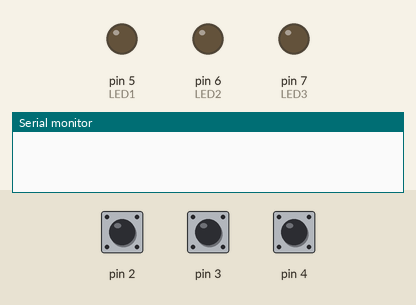
The sketch below on a simulated Arduino Uno, built with avr-gcc and run on an emulated ATmega328P. Parts: output pins drawn as LEDs (lit = HIGH), the last lines printed to the serial monitor. Dashed ring = blinking. Inputs (shaded band) come from the test bench; at power-on: pin 3 HIGH, pin 2 HIGH, pin 4 HIGH.

Above: at 1.2 s.
1.3 s: pin 3 pulled LOW for 0.15 s
At 1.6 s:
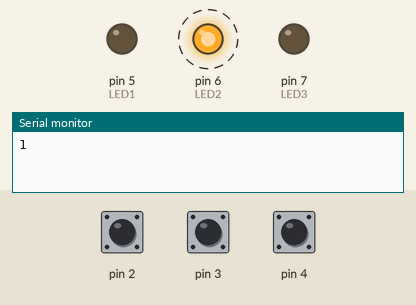
4.4 s: pin 2 pulled LOW for 0.15 s
At 5.57 s:
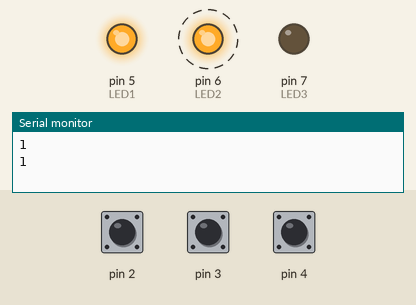
7.4 s: pin 4 pulled LOW for 0.15 s
At 8.66 s:
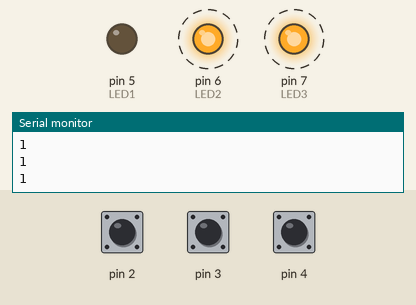
10.4 s: pin 4 pulled LOW for 1 s
At 10.65 s:
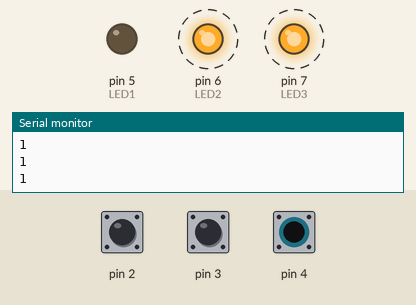
13.4 s: pin 4 pulled LOW for 3.2 s
At 16.51 s:
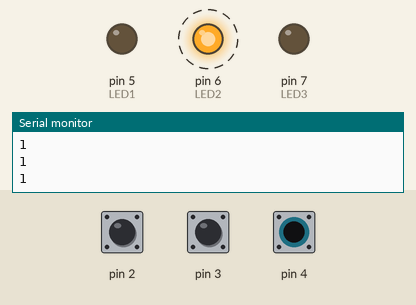
18.1 s: pin 2 driven LOW and pin 4 driven LOW
At 18.45 s:
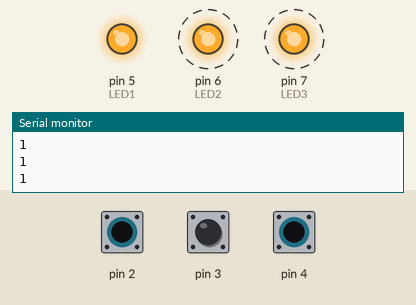
Timing chart, 0 to 22.1 s (numbered marks = the images above; inputs shaded):
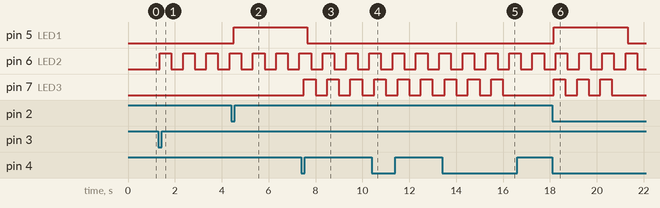

The sketch:

RTOS.ino
```cpp
#include <Arduino_FreeRTOS.h>
#include "queue.h"
#define LED1 5
#define LED2 6
#define LED3 7
struct InQ
{
    uint8_t pin;
    QueueHandle_t queue;
    bool flag;
} dataPack[] = {{2, nullptr, 0}, {3, nullptr, 0}, {4, nullptr, 0}};
void setup()
{
    Serial.begin(9600);
    dataPack[0].queue = xQueueCreate(32, sizeof(bool));
    dataPack[1].queue = xQueueCreate(1, sizeof(bool));
    dataPack[2].queue = xQueueCreate(1, sizeof(bool));
    xTaskCreate(buttonPress, "buttonPressBA", 128, dataPack + 0, 1, nullptr);
    xTaskCreate(buttonPress, "buttonPressBB", 128, dataPack + 1, 1, nullptr);
    xTaskCreate(buttonPress, "buttonPressBC", 128, dataPack + 2, 1, nullptr);
    xTaskCreate(led1, "LEDst", 64, nullptr, 1, nullptr);
    xTaskCreate(led2, "LEDnd", 64, nullptr, 1, nullptr);
    xTaskCreate(led3, "LEDrd", 64, nullptr, 1, nullptr);
}
// 1 Tick 15 ms
void buttonPress(void *val)
{
    InQ &data = *(InQ *)val;
    pinMode(data.pin, INPUT_PULLUP);
    while (true)
    {
        bool isPressed = !digitalRead(data.pin);
        if (isPressed && isPressed != data.flag)
        {
            Serial.println(xQueueSend(data.queue, &isPressed, 0));
        }
        data.flag = isPressed;
        vTaskDelay(10);
    }
}
void led1(void *val)
{
    pinMode(LED1, OUTPUT);
    while (true)
    {
        if (xQueueReceive(dataPack[0].queue, nullptr, 10))
        {
            digitalWrite(LED1, HIGH);
            vTaskDelay(pdMS_TO_TICKS(3000));
        }
        else
        {
            digitalWrite(LED1, LOW);
        }
    }
}
void led2(void *val)
{
    pinMode(LED2, OUTPUT);
    bool blinking = false;
    while (true)
    {
        if (xQueueReceive(dataPack[1].queue, nullptr, 1))
            blinking = !blinking;
        if (blinking)
        {
            digitalWrite(LED2, !digitalRead(LED2));
            vTaskDelay(pdMS_TO_TICKS(500) - 1);
        }
        else
        {
            digitalWrite(LED2, LOW);
        }
    }
}
void led3(void *val)
{
    pinMode(LED3, OUTPUT);
    while (true)
    {
        if (xQueueReceive(dataPack[2].queue, nullptr, 10))
        {
            xQueueSend(dataPack[2].queue, nullptr, 0);
            for (size_t i = 0; i < 6; i++)
            {
                digitalWrite(LED3, !digitalRead(LED3));
                vTaskDelay(pdMS_TO_TICKS(500));
            }
            xQueueReceive(dataPack[2].queue, nullptr, 0);
        }
    }
}
void loop()
{
}
```

Measured:
- after the input at 1.3 s, pin 6 (LED2): alternates HIGH for 0.50 s and LOW for 0.50 s, starting after 0.05 s
- after the input at 4.4 s, pin 5 (LED1): LOW → HIGH after 0.10 s
- after the input at 7.4 s, pin 7 (LED3): alternates HIGH for 0.50 s and LOW for 0.50 s, starting after 0.11 s
- after the input at 10.4 s, pin 7 (LED3): alternates HIGH for 0.50 s and LOW for 0.50 s, starting after 0.11 s
- after the input at 13.4 s, pin 7 (LED3): alternates HIGH for 0.50 s and LOW for 0.50 s, 6 changes in all, then stays LOW, starting after 0.11 s
- after the input at 18.1 s, pin 5 (LED1): LOW → HIGH after 0.06 s, → LOW 3.2 s later; pin 7 (LED3): alternates HIGH for 0.50 s and LOW for 0.50 s, 6 changes in all, then stays LOW, starting after 0.07 s
